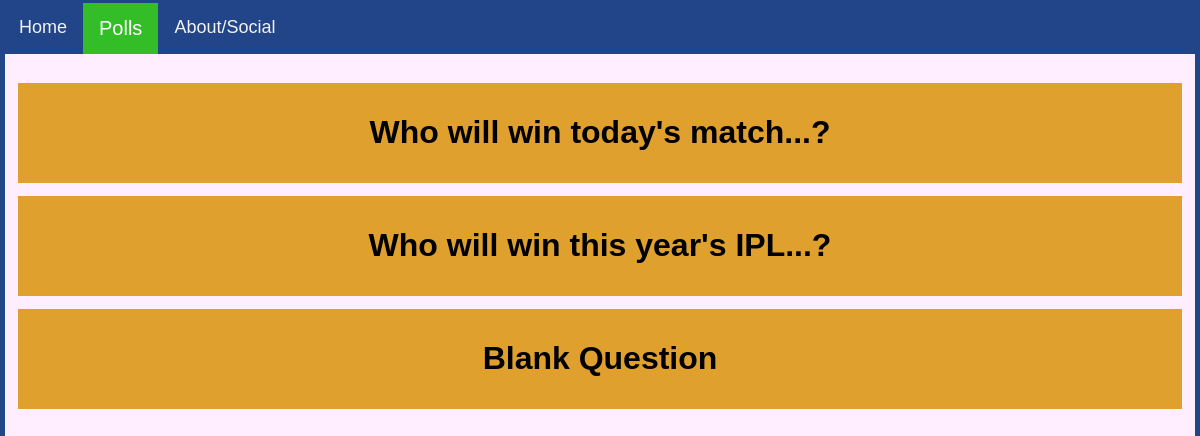
Before: /polls/ with the older database file.
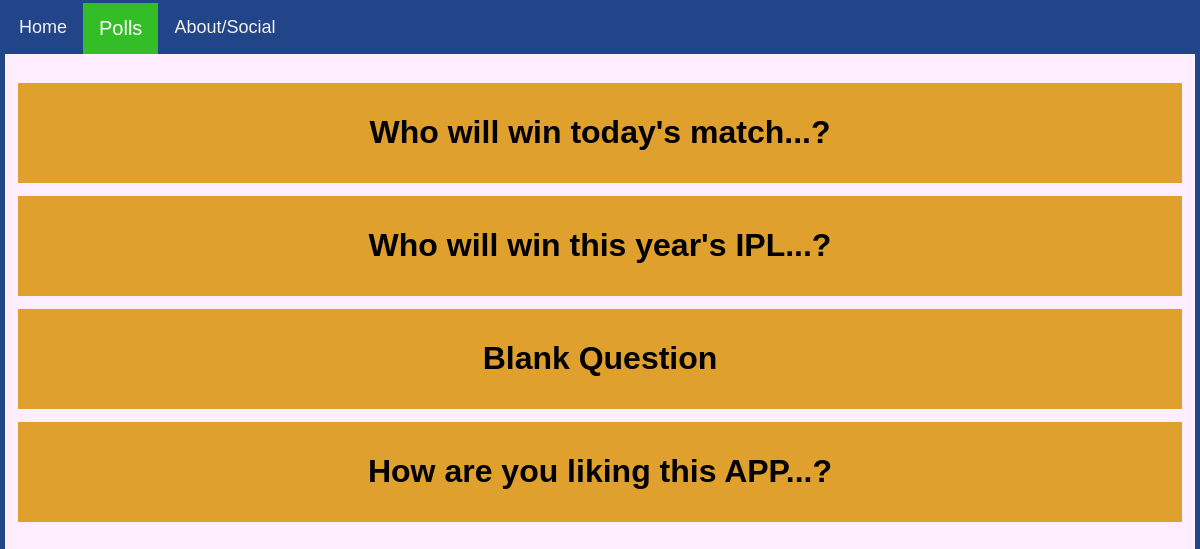
After: the same page with the newer database file.
### polls/models.py (models this page shows)
class Question(models.Model):
    question_text   = models.CharField(max_length=150)
    pub_date        = models.DateTimeField('Date Created', default= datetime.now())
    votes           = models.IntegerField(default=0)
    def __str__(self):
        return self.question_text

### polls/views.py (the view)
# urls.py: path('', views.Polls_list_view.as_view(), name = "List_View"),
class Polls_list_view(ListView):
    template_name = 'polls/polls_list.html'
    model = Question
    def get_context_data(self, **kwargs):
        context = super().get_context_data(**kwargs)
        context['title'] = 'Polls'
        return context

### polls/templates/polls/polls_list.html
{% extends 'base.html'%}
{% block content %}<br><br>
    <div class = main_info>
        {% for obj in object_list %}
            <a href="{{obj.id}}">
                <div class="transbox">
                    <h1>{{obj}}</h1>
                </div>
            </a>
        {% endfor %}
    </div>
{% endblock content %}

Changed rows visible on the page:
added Question: question_text "How are you liking this APP...?"
